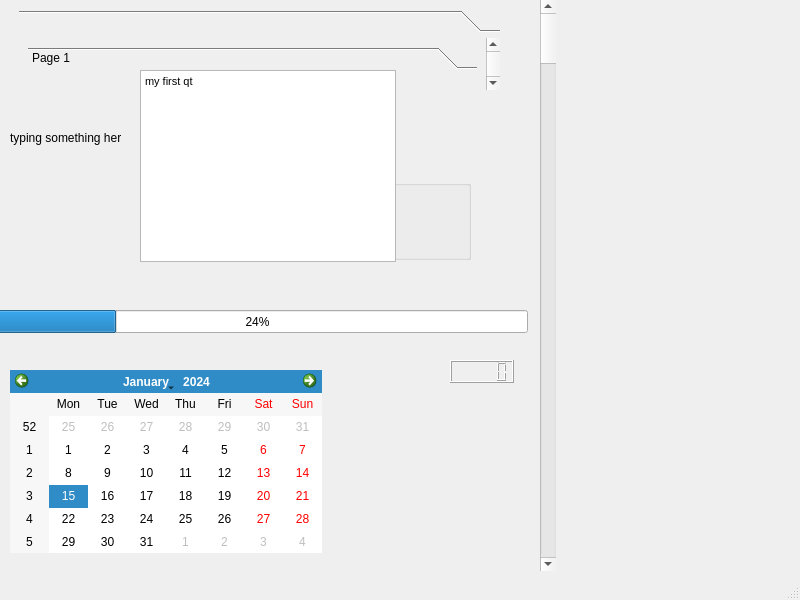
<?xml version="1.0" encoding="UTF-8"?>
<ui version="4.0">
 <class>MainWindow</class>
 <widget class="QMainWindow" name="MainWindow">
  <property name="geometry">
   <rect>
    <x>0</x>
    <y>0</y>
    <width>800</width>
    <height>600</height>
   </rect>
  </property>
  <property name="windowTitle">
   <string>MainWindow</string>
  </property>
  <widget class="QWidget" name="centralwidget">
   <widget class="QToolBox" name="firstqt">
    <property name="geometry">
     <rect>
      <x>19</x>
      <y>10</y>
      <width>481</width>
      <height>80</height>
     </rect>
    </property>
    <widget class="QWidget" name="verticalToolBoxPage1" native="true">
     <attribute name="label">
      <string/>
     </attribute>
     <layout class="QVBoxLayout" name="verticalLayout">
      <item>
       <widget class="QToolBox" name="toolBox">
        <property name="currentIndex">
         <number>0</number>
        </property>
        <widget class="QWidget" name="page">
         <property name="geometry">
          <rect>
           <x>0</x>
           <y>0</y>
           <width>462</width>
           <height>69</height>
          </rect>
         </property>
         <attribute name="label">
          <string>Page 1</string>
         </attribute>
        </widget>
        <widget class="QWidget" name="page_2">
         <property name="geometry">
          <rect>
           <x>0</x>
           <y>0</y>
           <width>462</width>
           <height>69</height>
          </rect>
         </property>
         <attribute name="label">
          <string>Page 2</string>
         </attribute>
        </widget>
       </widget>
      </item>
     </layout>
    </widget>
   </widget>
   <widget class="QGroupBox" name="gridGroupBox">
    <property name="geometry">
     <rect>
      <x>140</x>
      <y>180</y>
      <width>331</width>
      <height>80</height>
     </rect>
    </property>
    <layout class="QGridLayout" name="gridLayout"/>
   </widget>
   <widget class="QTextBrowser" name="textBrowser">
    <property name="geometry">
     <rect>
      <x>140</x>
      <y>70</y>
      <width>256</width>
      <height>192</height>
     </rect>
    </property>
    <property name="html">
     <string>&lt;!DOCTYPE HTML PUBLIC &quot;-//W3C//DTD HTML 4.0//EN&quot; &quot;http://www.w3.org/TR/REC-html40/strict.dtd&quot;&gt;
&lt;html&gt;&lt;head&gt;&lt;meta name=&quot;qrichtext&quot; content=&quot;1&quot; /&gt;&lt;style type=&quot;text/css&quot;&gt;
p, li { white-space: pre-wrap; }
&lt;/style&gt;&lt;/head&gt;&lt;body style=&quot; font-family:'MS Shell Dlg 2'; font-size:8.25pt; font-weight:400; font-style:normal;&quot;&gt;
&lt;p style=&quot; margin-top:0px; margin-bottom:0px; margin-left:0px; margin-right:0px; -qt-block-indent:0; text-indent:0px;&quot;&gt;my first qt&lt;/p&gt;&lt;/body&gt;&lt;/html&gt;</string>
    </property>
   </widget>
   <widget class="QLabel" name="label">
    <property name="geometry">
     <rect>
      <x>10</x>
      <y>130</y>
      <width>111</width>
      <height>16</height>
     </rect>
    </property>
    <property name="text">
     <string>typing something here</string>
    </property>
   </widget>
   <widget class="QScrollBar" name="verticalScrollBar">
    <property name="geometry">
     <rect>
      <x>540</x>
      <y>0</y>
      <width>16</width>
      <height>571</height>
     </rect>
    </property>
    <property name="orientation">
     <enum>Qt::Vertical</enum>
    </property>
   </widget>
   <widget class="QCalendarWidget" name="calendarWidget">
    <property name="geometry">
     <rect>
      <x>10</x>
      <y>370</y>
      <width>312</width>
      <height>183</height>
     </rect>
    </property>
   </widget>
   <widget class="QLCDNumber" name="lcdNumber">
    <property name="geometry">
     <rect>
      <x>450</x>
      <y>360</y>
      <width>64</width>
      <height>23</height>
     </rect>
    </property>
   </widget>
   <widget class="QProgressBar" name="progressBar">
    <property name="geometry">
     <rect>
      <x>-13</x>
      <y>310</y>
      <width>541</width>
      <height>23</height>
     </rect>
    </property>
    <property name="value">
     <number>24</number>
    </property>
   </widget>
  </widget>
  <widget class="QMenuBar" name="menubar">
   <property name="geometry">
    <rect>
     <x>0</x>
     <y>0</y>
     <width>800</width>
     <height>21</height>
    </rect>
   </property>
  </widget>
  <widget class="QStatusBar" name="statusbar"/>
 </widget>
 <resources/>
 <connections/>
</ui>
